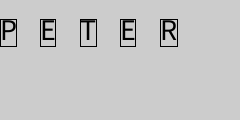
Frame 1 (no input)
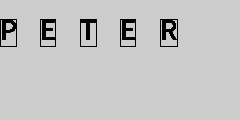
Frame 60 (the mouse pressed at the canvas centre just before this capture)
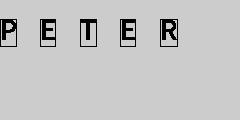
Frame 120 (the mouse held since frame 60 and released just before this capture)

The Processing sketch that drew these frames (run headless with seeded random() and noise(); from frame 60 on, the mouse is pressed at the canvas centre):

// Processing sketch: processing_23365
// ── processing_23365.pde

void setup() {
  size(240,120);
  smooth();
}
void draw() {//drawing characters
  textSize(30);
  boxedCharacter('P',0,20);
  boxedCharacter('E',20,20);
  boxedCharacter('T',40,20);
  boxedCharacter('E',60,20);
  boxedCharacter('R',80,20);
}
void boxedCharacter(char c,int x,int y) {
  pushMatrix();
  fill(0);
  float ascent = textAscent();
  float descent = textDescent();
  float cw = textWidth(c);
  translate( x, y);
  text(c,x,y);  
  //line(x,y-ascent,x+cw,y-ascent);//top line
  //line(x,y+descent,x+cw,y+descent);//bottom line
  //line(x,y-ascent,x,y+descent);//left line
  //line(x+cw,y-ascent,x+cw,y+descent);//right line
  fill(0,0,0,0);
  rect(x,y-ascent,cw,ascent+descent);//one sqaure
  popMatrix();
}
